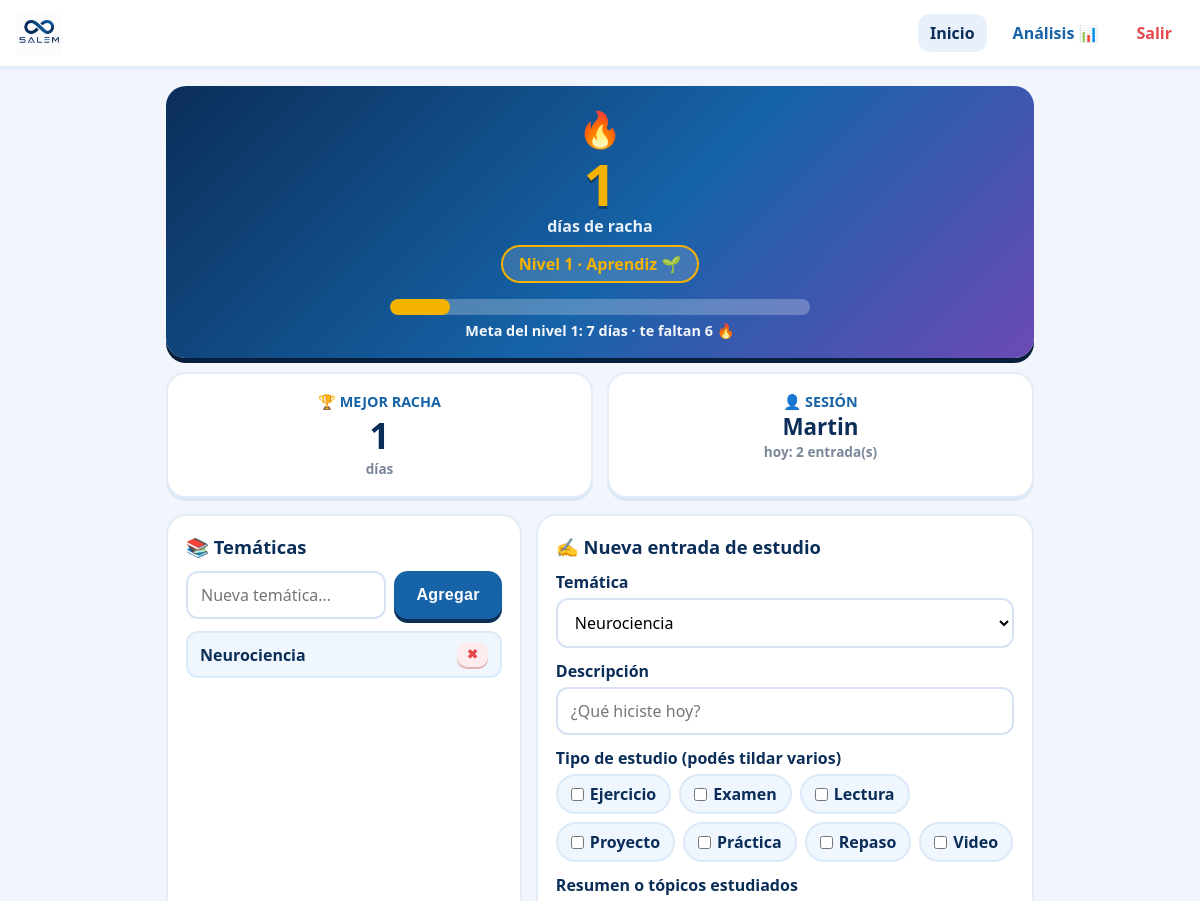
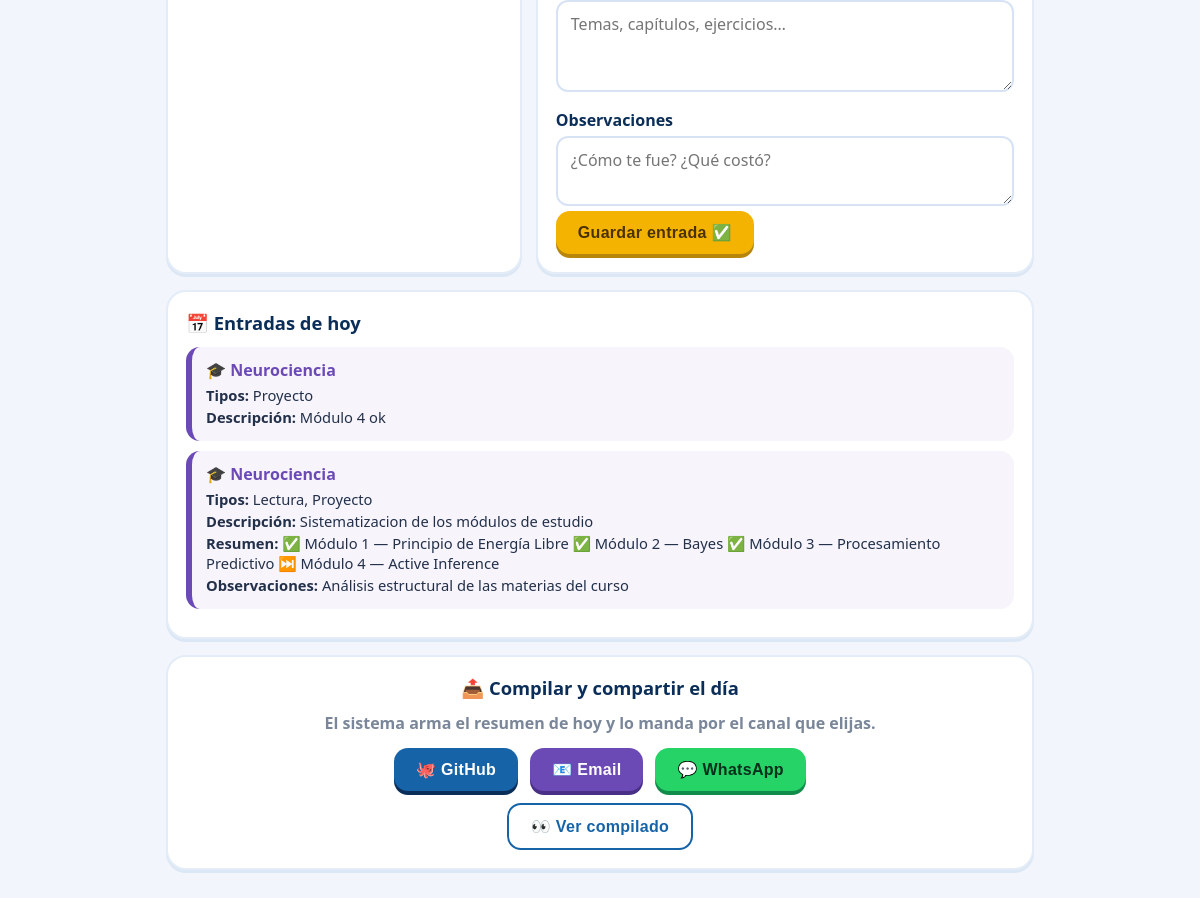
/ (signed in), run on the app's committed database (2 pictures, top to bottom).
### tables this page shows
CREATE TABLE tematicas (
            id INTEGER PRIMARY KEY AUTOINCREMENT,
            nombre TEXT UNIQUE NOT NULL,
            fecha_creacion TIMESTAMP DEFAULT CURRENT_TIMESTAMP,
            activa INTEGER DEFAULT 1
        );

CREATE TABLE tipos_estudio (
            id INTEGER PRIMARY KEY AUTOINCREMENT,
            nombre TEXT UNIQUE NOT NULL
        );

CREATE TABLE entradas (
            id INTEGER PRIMARY KEY AUTOINCREMENT,
            fecha DATE NOT NULL,
            tematica_id INTEGER NOT NULL,
            descripcion TEXT,
            resumen TEXT,
            observaciones TEXT,
            fecha_creacion TIMESTAMP DEFAULT CURRENT_TIMESTAMP, hash TEXT, hash_previo TEXT, firma TEXT,
            FOREIGN KEY (tematica_id) REFERENCES tematicas (id)
        );

### server.py (the view)
@app.route('/')
@login_requerido
def index():
    return render_template('index.html',
                           config=logica.obtener_configuracion(),
                           tematicas=logica.obtener_tematicas(),
                           tipos=logica.obtener_tipos_estudio(),
                           entradas_hoy=logica.obtener_entradas_hoy(),
                           usuario=session['usuario'])

### logica.py (called while the page is built)
def obtener_conexion():
    conn = sqlite3.connect('database.db')
    conn.row_factory = sqlite3.Row
    return conn

def obtener_tematicas():
    conn = obtener_conexion()
    cursor = conn.cursor()
    cursor.execute('SELECT * FROM tematicas WHERE activa = 1 ORDER BY nombre')
    tematicas = cursor.fetchall()
    conn.close()
    return [dict(t) for t in tematicas]

def obtener_tipos_estudio():
    conn = obtener_conexion()
    cursor = conn.cursor()
    cursor.execute('SELECT * FROM tipos_estudio ORDER BY nombre')
    tipos = cursor.fetchall()
    conn.close()
    return [dict(t) for t in tipos]

def obtener_entradas_hoy():
    hoy = datetime.now().strftime('%Y-%m-%d')
    conn = obtener_conexion()
    cursor = conn.cursor()
    cursor.execute('''
        SELECT e.*, t.nombre as tematica_nombre,
               GROUP_CONCAT(te.nombre, ', ') as tipos_nombres
        FROM entradas e
        JOIN tematicas t ON e.tematica_id = t.id
        LEFT JOIN entrada_tipos et ON e.id = et.entrada_id
        LEFT JOIN tipos_estudio te ON et.tipo_id = te.id
        WHERE e.fecha = ?
        GROUP BY e.id
        ORDER BY e.fecha_creacion DESC
    ''', (hoy,))
    entradas = cursor.fetchall()
    conn.close()
    return [dict(e) for e in entradas]

def obtener_configuracion():
    conn = obtener_conexion()
    cursor = conn.cursor()
    cursor.execute('SELECT clave, valor FROM configuracion')
    config = {row['clave']: row['valor'] for row in cursor.fetchall()}
    conn.close()
    return config

### server.py (called while the page is built)
def login_requerido(funcion):
    @wraps(funcion)
    def envoltura(*args, **kwargs):
        if 'usuario' not in session:
            return redirect(url_for('login'))
        return funcion(*args, **kwargs)
    return envoltura

### templates/index.html (shortened to what this page needs)
<!DOCTYPE html>
<html lang="es">
<head>
  <link rel="stylesheet" href="/static/style.css">
</head>
<body data-racha="{{ config.get('racha_actual', '0') }}"
      data-mejor="{{ config.get('mejor_racha', '0') }}">
  <header class="header">
    <img src="/static/salem-logo.png" alt="Logo SALEM">
    <a href="/" class="link-nav activo">Inicio</a>
    <a href="/analisis" class="link-nav">Análisis 📊</a>
    <a href="/logout" class="link-nav salir">Salir</a>
  </header>
  <section class="zona-racha">
    <div class="tarjeta tarjeta-racha">
      <div class="fuego">🔥</div>
      <div class="numero-racha" id="numero-racha">0</div>
      <div class="texto-racha">días de racha</div>
      <div class="insignia-nivel" id="insignia-nivel">Nivel 1 · Aprendiz 🌱</div>
      <div class="barra-progreso"><div class="relleno-progreso" id="relleno-progreso"></div></div>
      <div class="texto-progreso" id="texto-progreso"></div>
    </div>
    <div class="tarjeta tarjeta-mini">
      <div class="mini-titulo">🏆 MEJOR RACHA</div>
      <div class="mini-numero" id="mejor-racha">0</div>
      <div class="mini-detalle">días</div>
    </div>
    <div class="tarjeta tarjeta-mini">
      <div class="mini-titulo">👤 SESIÓN</div>
      <div class="mini-numero chico">{{ usuario }}</div>
      <div class="mini-detalle">hoy: {{ entradas_hoy|length }} entrada(s)</div>
    </div>
  </section>
  <section class="zona-control">
    <div class="tarjeta">
      <h2>📚 Temáticas</h2>
      <form id="form-tematica" class="fila-form">
        <input type="text" id="nueva-tematica" placeholder="Nueva temática…" required>
        <button class="boton" type="submit">Agregar</button>
      </form>
      <ul class="lista-tematicas">
        {% for t in tematicas %}
        <li>
          <span>{{ t.nombre }}</span>
          <button class="boton-chico boton-borrar" data-id="{{ t.id }}" title="Desactivar">✖</button>
        </li>
        {% endfor %}
      </ul>
    </div>
    <div class="tarjeta">
      <h2>✍️ Nueva entrada de estudio</h2>
      <form id="form-entrada">
        <label>Temática</label>
        <select id="entrada-tematica" required>
          {% for t in tematicas %}
          <option value="{{ t.id }}">{{ t.nombre }}</option>
          {% endfor %}
        </select>
        <label>Descripción</label>
        <input type="text" id="entrada-descripcion" placeholder="¿Qué hiciste hoy?" required>
        <label>Tipo de estudio (podés tildar varios)</label>
        <div class="caja-tipos" id="caja-tipos">
          {% for tipo in tipos %}
          <label class="chip">
            <input type="checkbox" value="{{ tipo.id }}"> {{ tipo.nombre }}
          </label>
          {% endfor %}
        </div>
        <label>Resumen o tópicos estudiados</label>
        <textarea id="entrada-resumen" rows="3" placeholder="Temas, capítulos, ejercicios…"></textarea>
        <label>Observaciones</label>
        <textarea id="entrada-observaciones" rows="2" placeholder="¿Cómo te fue? ¿Qué costó?"></textarea>
        <button class="boton boton-dorado" type="submit">Guardar entrada ✅</button>
      </form>
    </div>
  </section>
  <section class="zona-hoy">
    <div class="tarjeta">
      <h2>📅 Entradas de hoy</h2>
      {% if entradas_hoy %}
        {% for e in entradas_hoy %}
        <div class="entrada-hoy">
          <div class="entrada-titulo">🎓 {{ e.tematica_nombre }}</div>
          <div class="entrada-dato"><strong>Tipos:</strong> {{ e.tipos_nombres or '—' }}</div>
          {% if e.descripcion %}<div class="entrada-dato"><strong>Descripción:</strong> {{ e.descripcion }}</div>{% endif %}
          {% if e.resumen %}<div class="entrada-dato"><strong>Resumen:</strong> {{ e.resumen }}</div>{% endif %}
          {% if e.observaciones %}<div class="entrada-dato"><strong>Observaciones:</strong> {{ e.observaciones }}</div>{% endif %}
        </div>
        {% endfor %}
      {% else %}
        <p class="vacio">Todavía no registraste nada hoy. ¡Tu primera entrada enciende la racha! 🔥</p>
      {% endif %}
    </div>
  </section>
  <section class="zona-compartir">
    <div class="tarjeta tarjeta-compartir">
      <h2>📤 Compilar y compartir el día</h2>
      <p class="ayuda">El sistema arma el resumen de hoy y lo manda por el canal que elijas.</p>
      <div class="fila-botones">
        <button class="boton" id="btn-github">🐙 GitHub</button>
        <button class="boton boton-violeta" id="btn-email">📧 Email</button>
        <button class="boton boton-verde" id="btn-whatsapp">💬 WhatsApp</button>
      </div>
      <button class="boton boton-suave" id="btn-ver-compilado">👀 Ver compilado</button>
    </div>
  </section>
</body>
</html>

### data on the page
tematicas: nombre "Neurociencia"
tipos_estudio: nombre "Ejercicio"
tipos_estudio: nombre "Examen"
tipos_estudio: nombre "Lectura"
tipos_estudio: nombre "Proyecto"
tipos_estudio: nombre "Práctica"
tipos_estudio: nombre "Repaso"
tipos_estudio: nombre "Video"
entradas: tematica_nombre "Neurociencia", tipos_nombres "Proyecto", descripcion "Módulo 4 ok"
entradas: tematica_nombre "Neurociencia", tipos_nombres "Lectura, Proyecto", descripcion "Sistematizacion de los módulos de estudio", resumen "✅ Módulo 1 — Principio de Energía Libre ✅ Módulo 2 — Bayes ✅ Módulo 3 — Procesamiento Predictivo ⏭️ Módulo 4 — Active Inference", observaciones "Análisis estructural de las materias del curso"

### other printed values
{{ usuario }} "Martin"
{{ entradas_hoy|length }} "2"
form field value "Neurociencia"
